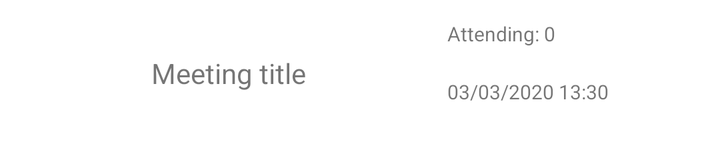
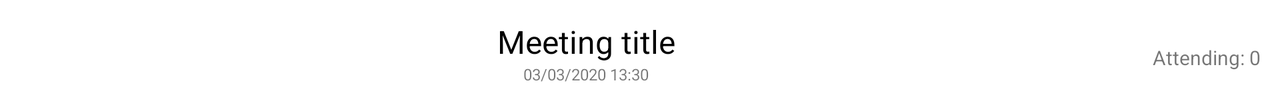

Compare how this app lays out the same screen by default and in its alternative resource folder. The renders come first, then the two layout files and the values they reference.
<!-- AndroidManifest.xml: application theme AppTheme -->
<!-- res/layout/activity_meetinglist_item.xml -->
<?xml version="1.0" encoding="utf-8"?>
<LinearLayout xmlns:android="http://schemas.android.com/apk/res/android"
    android:layout_width="match_parent"
    android:padding="5dp"
    android:layout_height="wrap_content"
    android:orientation="horizontal">
    <TextView
        android:id="@+id/meetingTitle"
        android:gravity="center"
        android:layout_weight="5"
        android:layout_width="0dp"
        android:layout_height="fill_parent"
        android:text="Meeting title" />

    <LinearLayout
        android:layout_weight="2"
        android:layout_width="0dp"
        android:layout_height="wrap_content"
        android:orientation="vertical" >

        <TextView
            android:textSize="10sp"
            android:layout_marginTop="5dp"
            android:id="@+id/meetingAttending"
            android:layout_width="wrap_content"
            android:layout_height="29dp"
            android:text="Attending: 0" />
        <TextView
            android:textSize="10sp"
            android:id="@+id/meetingDate"
            android:layout_width="wrap_content"
            android:layout_height="29dp"
            android:text="03/03/2020 13:30" />
    </LinearLayout>
    <ImageView
        android:padding="5dp"
        android:layout_width="0dp"
        android:layout_height="50dp"
        android:onClick="chat"
        android:layout_gravity="center"
        android:layout_weight="1"
        android:src="@drawable/baseline_chat_black_18dp"
        />
</LinearLayout>
<!-- resources referenced by this layout -->
<resources>
  <style name="AppTheme" parent="Theme.MaterialComponents.Light">
          
          <item name="colorPrimary">@color/colorPrimary</item>
          <item name="colorPrimaryDark">@color/colorPrimaryDark</item>
          <item name="colorAccent">@color/colorAnalogous</item>
  
          <item name="materialCalendarStyle">@style/Widget.MaterialComponents.MaterialCalendar</item>
          <item name="materialCalendarFullscreenTheme">@style/ThemeOverlay.MaterialComponents.MaterialCalendar.Fullscreen</item>
          <item name="materialCalendarTheme">@style/ThemeOverlay.MaterialComponents.MaterialCalendar</item>
      </style>
  <color name="colorPrimary">#7DAC71</color>
  <color name="colorPrimaryDark">#C1BA7F</color>
</resources>
<!-- res/layout-land/activity_meetinglist_item.xml (the repository's variant of the layout above) -->
<!-- drawn on the phone turned sideways -->
<?xml version="1.0" encoding="utf-8"?>
<LinearLayout xmlns:android="http://schemas.android.com/apk/res/android"
    android:layout_width="match_parent"
    android:padding="10dp"
    android:layout_height="wrap_content"
    android:orientation="horizontal">
    <LinearLayout
        android:layout_width="0dp"
        android:layout_height="wrap_content"
        android:layout_weight="5"
        android:orientation="vertical"
        android:gravity="center">
        <TextView
            android:id="@+id/meetingTitle"
            android:gravity="center"
            android:textSize="16sp"
            android:textColor="#000000"
            android:layout_width="match_parent"
            android:layout_height="wrap_content"
            android:text="Meeting title" />
        <TextView
            android:textSize="8sp"
            android:id="@+id/meetingDate"
            android:layout_width="match_parent"
            android:gravity="center"
            android:layout_height="wrap_content"
            android:text="03/03/2020 13:30" />
    </LinearLayout>
    <TextView
        android:textSize="10sp"
        android:layout_marginTop="5dp"
        android:id="@+id/meetingAttending"
        android:layout_width="wrap_content"
        android:gravity="center"
        android:layout_height="match_parent"
        android:text="Attending: 0" />
</LinearLayout>
